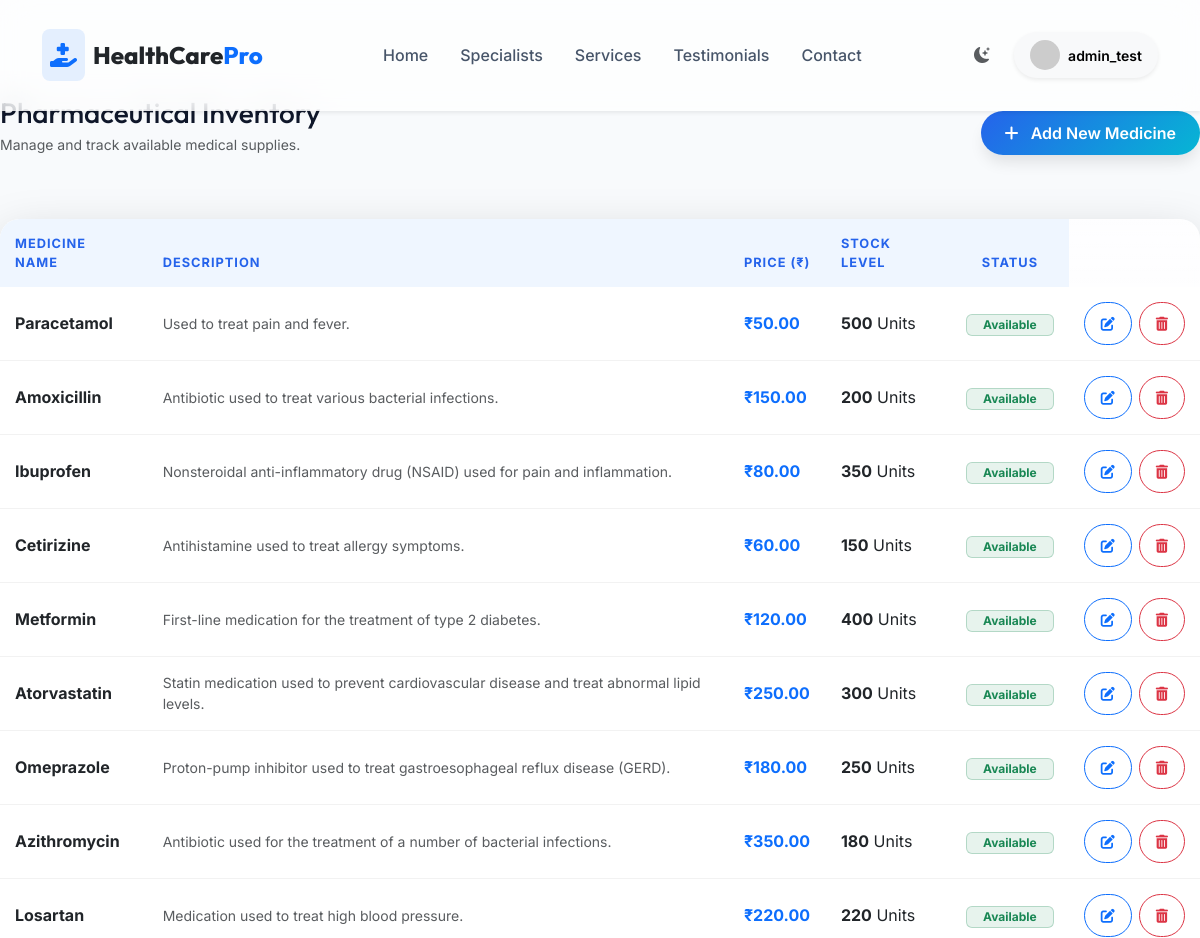
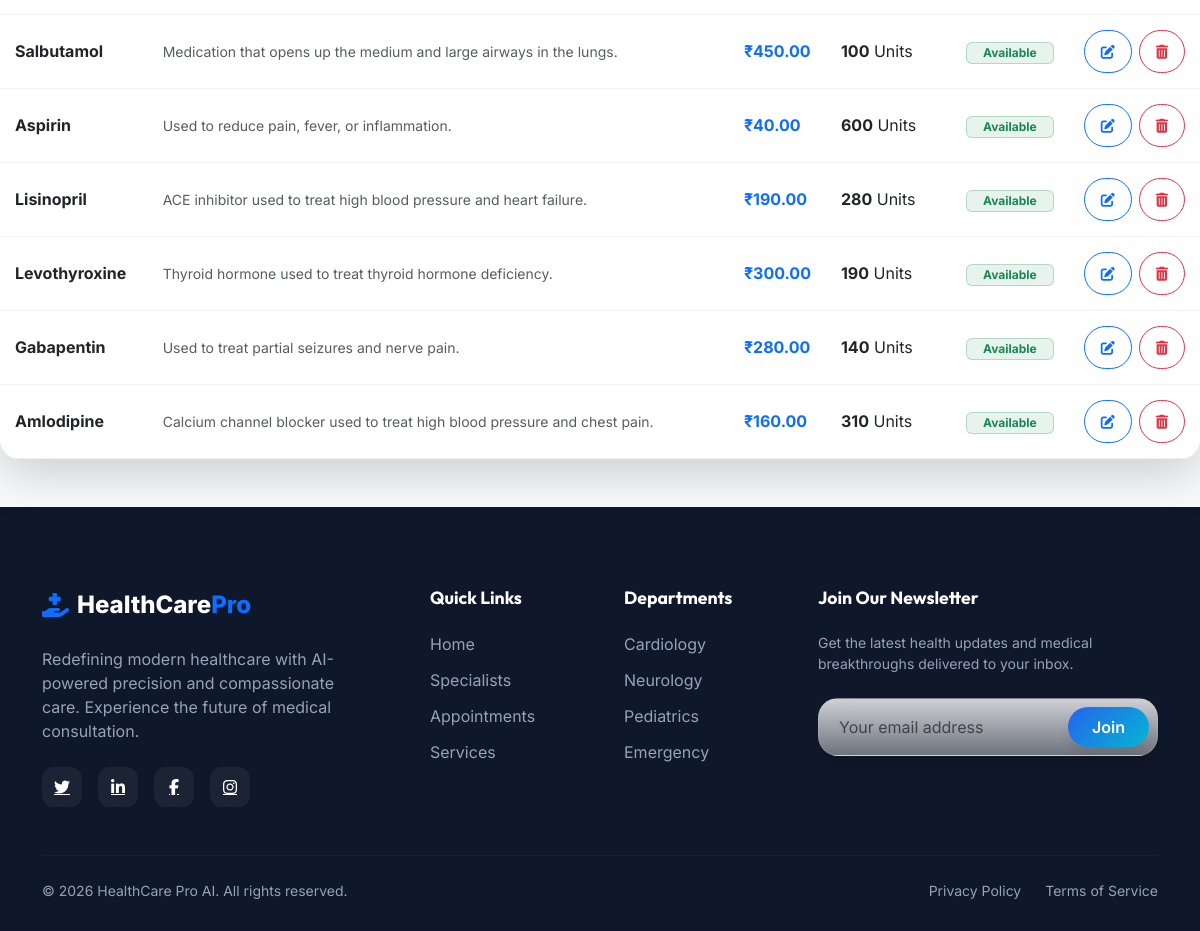
Screenshot of /medicines/ (signed in) with the database file from the repository (2 pictures, top to bottom).
### appointments/models.py (models this page shows, shortened)
class Medicine(models.Model):
    name = models.CharField(max_length=200)
    description = models.TextField(blank=True)
    price = models.DecimalField(max_digits=10, decimal_places=2, default=100.00)
    stock = models.PositiveIntegerField(default=0)

### appointments/views.py (the view)
# urls.py: path('medicines/', views.medicine_list, name='medicine_list'),
@login_required
def medicine_list(request):
    if not request.user.is_superuser:
        raise PermissionDenied
    medicines = Medicine.objects.all()
    return render(request, 'appointments/medicine_list.html', {'medicines': medicines})

### appointments/templates/appointments/medicine_list.html (shortened to what this page needs)
{% extends 'base.html' %}
{% block content %}
<div class="row mb-5" data-aos="fade-up">
    <div class="col-12 d-flex justify-content-between align-items-center">
        <div>
            <h2 class="hero-title h3 mb-1">Pharmaceutical Inventory</h2>
            <p class="text-muted small">Manage and track available medical supplies.</p>
        </div>
        <a href="{% url 'add_medicine' %}" class="btn btn-primary-grad">
            <i class="fas fa-plus me-2"></i> Add New Medicine
        </a>
    </div>
</div>
<div class="glass-card border-0 shadow-lg overflow-hidden mb-5" data-aos="fade-up">
    <div class="table-responsive">
        <table class="table mb-0 align-middle">
            <thead class="bg-light">
                <tr>
                    <th class="px-4 py-3">Medicine Name</th>
                    <th>Description</th>
                    <th>Price (₹)</th>
                    <th>Stock Level</th>
                    <th class="text-center">Status</th>
                </tr>
            </thead>
            <tbody>
                {% for medicine in medicines %}
                <tr>
                    <td class="px-4 py-3 fw-bold text-dark">{{ medicine.name }}</td>
                    <td class="text-muted small">{{ medicine.description|truncatechars:100 }}</td>
                    <td class="fw-bold text-primary">₹{{ medicine.price }}</td>
                    <td>
                        <span class="fw-bold">{{ medicine.stock }}</span> Units
                    </td>
                    <td class="text-center">
                        {% if medicine.stock > 10 %}
                        <span
                            class="badge bg-success bg-opacity-10 text-success border border-success border-opacity-25 px-3">Available</span>
                        {% elif medicine.stock > 0 %}
                        <span
                            class="badge bg-warning bg-opacity-10 text-warning border border-warning border-opacity-25 px-3">Low
                            Stock</span>
                        {% else %}
                        <span
                            class="badge bg-danger bg-opacity-10 text-danger border border-danger border-opacity-25 px-3">Out
                            of Stock</span>
                        {% endif %}
                    </td>
                    <td class="text-end px-4">
                        <div class="btn-group">
                            <a href="{% url 'edit_medicine' medicine.id %}" class="btn btn-sm btn-outline-primary px-3 rounded-pill me-2">
                                <i class="fas fa-edit"></i>
                            </a>
                            <a href="{% url 'delete_medicine' medicine.id %}" class="btn btn-sm btn-outline-danger px-3 rounded-pill" onclick="return confirm('Are you sure you want to remove this medicine from inventory?')">
                                <i class="fas fa-trash-alt"></i>
                            </a>
                        </div>
                    </td>
                </tr>
                {% endfor %}
            </tbody>
        </table>
    </div>
</div>
{% endblock %}

### templates/includes/navbar.html (shortened to what this page needs)
{% load static %}
<nav class="navbar navbar-expand-lg fixed-top transition-all py-4 {% if not is_home %}glass-nav shadow-sm{% endif %}">
    <div class="container">
        <a class="navbar-brand d-flex align-items-center" href="{% url 'home' %}">
            <div class="bg-primary bg-opacity-10 p-2 rounded-3 me-2">
                <i class="fas fa-hand-holding-medical text-primary heartbeat"></i>
            </div>
            <span class="text-dark">HealthCare<span class="text-primary">Pro</span></span>
        </a>
        <div class="collapse navbar-collapse" id="navbarNav">
            <ul class="navbar-nav mx-auto align-items-center">
                <li class="nav-item"><a class="nav-link" href="{% url 'home' %}">Home</a></li>
                <li class="nav-item"><a class="nav-link" href="{% url 'doctor_list' %}">Specialists</a></li>
                <li class="nav-item"><a class="nav-link" href="#services">Services</a></li>
                <li class="nav-item"><a class="nav-link" href="#testimonials">Testimonials</a></li>
                <li class="nav-item"><a class="nav-link" href="#contact">Contact</a></li>
            </ul>
            <div class="d-flex align-items-center gap-3">
                <button id="theme-toggle" class="btn p-2 rounded-circle text-muted hover-bg-light transition-all border-0">
                    <i class="bi bi-moon-stars-fill"></i>
                </button>
                {% if user.is_authenticated %}
                    <div class="dropdown">
                        <a class="btn btn-light rounded-pill px-3 py-2 d-flex align-items-center gap-2 border-0 shadow-sm" href="#" role="button" data-bs-toggle="dropdown">
                            <img src="https://ui-avatars.com/api/?name={{ user.username }}&background=2563EB&color=fff" class="rounded-circle" width="30" height="30">
                            <span class="fw-semibold small">{{ user.username }}</span>
                        </a>
                    </div>
                {% else %}
                    <a href="{% url 'login' %}" class="btn text-primary fw-bold">Sign In</a>
                    <a href="{% url 'doctor_list' %}" class="btn btn-premium btn-primary-grad">
                        Book Appointment <i class="bi bi-arrow-right-short fs-4"></i>
                    </a>
                {% endif %}
            </div>
        </div>
    </div>
</nav>

### static/css/style.css (style rules this page uses)
:root { --primary: #2563EB; --primary-cyan: #06B6D4; --primary-light: #3B82F6; --accent-purple: #8B5CF6; --accent-teal: #14B8A6; --bg-light: #F8FAFC; --bg-soft-blue: #EFF6FF; --white: #FFFFFF; --dark: #0F172A; --dark-lighter: #111827; --grad-primary: linear-gradient(135deg, var(--primary), var(--primary-cyan)); --grad-accent: linear-gradient(135deg, var(--accent-purple), var(--accent-teal)); --grad-surface: linear-gradient(180deg, rgba(255,255,255,0.8) 0%, rgba(255,255,255,0.4) 100%); --shadow-sm: 0 10px 15px -3px rgba(0, 0, 0, 0.1); --shadow-md: 0 20px 25px -5px rgba(0, 0, 0, 0.1); --shadow-lg: 0 25px 50px -12px rgba(0, 0, 0, 0.15); --shadow-glow: 0 0 20px rgba(37, 99, 235, 0.3); --font-heading: 'Outfit', sans-serif; --font-body: 'Inter', sans-serif; --radius-lg: 20px; --radius-xl: 30px; }
body { font-family: var(--font-body); background-color: var(--bg-light); color: var(--dark); transition: background-color 0.3s ease; overflow-x: hidden; }
h1, h2, h3, h4, h5, h6 { font-family: var(--font-heading); font-weight: 700; }
.glass-card { background: var(--grad-surface); backdrop-filter: blur(20px); -webkit-backdrop-filter: blur(20px); border: 1px solid rgba(255, 255, 255, 0.1); border-radius: var(--radius-lg); box-shadow: var(--shadow-md); }
.glass-nav { background: rgba(255, 255, 255, 0.7); backdrop-filter: blur(15px); -webkit-backdrop-filter: blur(15px); border-bottom: 1px solid rgba(255, 255, 255, 0.1); }
.btn-primary-grad { background: var(--grad-primary); color: white !important; border: none; box-shadow: var(--shadow-sm); }
.navbar-brand { font-family: var(--font-heading); font-weight: 800; font-size: 1.5rem; }
.nav-link { font-weight: 500; color: #475569 !important; position: relative; padding: 0.5rem 1rem !important; transition: color 0.3s ease; }
.btn { border-radius: 99px !important; padding: 10px 24px; font-weight: 600; transition: all 0.3s cubic-bezier(0.4, 0, 0.2, 1); }
.table thead th { background-color: var(--bg-soft-blue); border: none !important; color: var(--primary); font-size: 0.8rem; font-weight: 700; text-transform: uppercase; letter-spacing: 1px; padding: 15px !important; }
.table tbody td { padding: 15px !important; border-bottom: 1px solid rgba(0,0,0,0.05); }
.transition-all { transition: all 0.3s cubic-bezier(0.4, 0, 0.2, 1); }

### templates/includes/navbar.html (style rules this page uses)
.heartbeat { display: inline-block; animation: heartbeat 3s infinite; }

### rows the page displays
Medicine: name "Paracetamol", description "Used to treat pain and fever.", price "50.00", stock "500", shows "Available"
Medicine: name "Amoxicillin", description "Antibiotic used to treat various bacterial infections.", price "150.00", stock "200", shows "Available"
Medicine: name "Ibuprofen", description "Nonsteroidal anti-inflammatory drug (NSAID) used for pain and inflammation.", price "80.00", stock "350", shows "Available"
Medicine: name "Cetirizine", description "Antihistamine used to treat allergy symptoms.", price "60.00", stock "150", shows "Available"
Medicine: name "Metformin", description "First-line medication for the treatment of type 2 diabetes.", price "120.00", stock "400", shows "Available"
Medicine: name "Atorvastatin", description "Statin medication used to prevent cardiovascular disease and treat abnormal lipid levels.", price "250.00", stock "300", shows "Available"
Medicine: name "Omeprazole", description "Proton-pump inhibitor used to treat gastroesophageal reflux disease (GERD).", price "180.00", stock "250", shows "Available"
Medicine: name "Azithromycin", description "Antibiotic used for the treatment of a number of bacterial infections.", price "350.00", stock "180", shows "Available"
Medicine: name "Losartan", description "Medication used to treat high blood pressure.", price "220.00", stock "220", shows "Available"
Medicine: name "Salbutamol", description "Medication that opens up the medium and large airways in the lungs.", price "450.00", stock "100", shows "Available"
Medicine: name "Aspirin", description "Used to reduce pain, fever, or inflammation.", price "40.00", stock "600", shows "Available"
Medicine: name "Lisinopril", description "ACE inhibitor used to treat high blood pressure and heart failure.", price "190.00", stock "280", shows "Available"
Medicine: name "Levothyroxine", description "Thyroid hormone used to treat thyroid hormone deficiency.", price "300.00", stock "190", shows "Available"
Medicine: name "Gabapentin", description "Used to treat partial seizures and nerve pain.", price "280.00", stock "140", shows "Available"
Medicine: name "Amlodipine", description "Calcium channel blocker used to treat high blood pressure and chest pain.", price "160.00", stock "310", shows "Available"

### other values shown
{{ user.username }} "admin_test"
